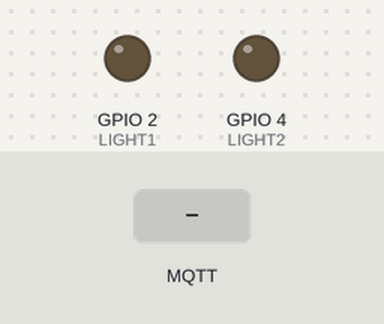
A sketch run on a simulated ESP32. Shown: output pins drawn as LEDs (lit = HIGH). Inputs (shaded band) come from the test bench. WiFi joins after 1.5 s; servers stay silent unless stated; random numbers use the default seed unless the sketch sets one; no MQTT or app messages arrive unless stated; what the sketch prints to the serial monitor is not drawn.

Above: at 2.7 s.
2.8 s: MQTT message "ON" arrives on the first subscribed topic
At 3.9 s:
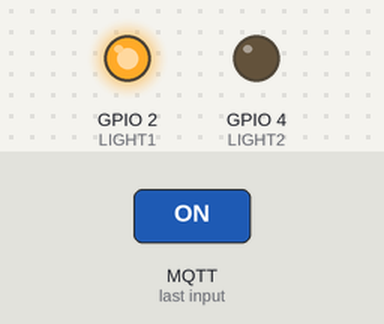
4.3 s: MQTT message "ON" arrives on the second subscribed topic
At 5.0 s:
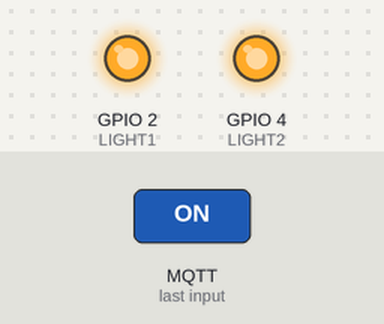
5.8 s: MQTT message "OFF" arrives on the first subscribed topic
At 6.2 s:
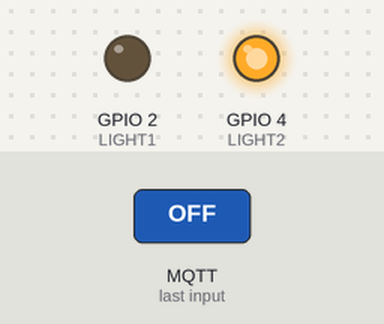
7.3 s: MQTT message "OFF" arrives on the second subscribed topic
At 8.5 s:
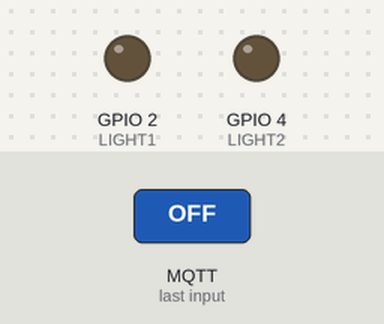
Timing chart, 0 to 9.8 s (numbered marks = the images above; inputs shaded):
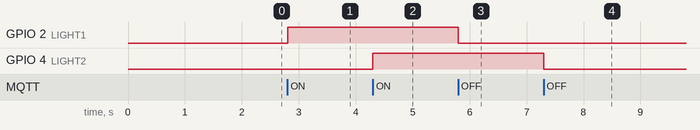

Measured:
- after the input at 2.8 s, GPIO 2 (LIGHT1): LOW → HIGH at once
- after the input at 4.3 s, GPIO 4 (LIGHT2): LOW → HIGH at once
- after the input at 5.8 s, GPIO 2 (LIGHT1): HIGH → LOW at once
- after the input at 7.3 s, GPIO 4 (LIGHT2): HIGH → LOW at once

The sketch:

smart_home_esp32.ino
```cpp
/*
 * =========================================================
 *  Smart Home — ESP32 MQTT Firmware
 * =========================================================
 *
 *  Controls two classroom lights via MQTT.
 *
 *  Subscribes to:
 *    - smart_home/light1   (payload: ON / OFF)
 *    - smart_home/light2   (payload: ON / OFF)
 *
 *  Publishes state feedback to:
 *    - smart_home/light1/state
 *    - smart_home/light2/state
 *
 *  Broker : broker.hivemq.com (public, port 1883)
 *
 *  Board  : ESP32 DevKit
 *  Libs   : WiFi.h, PubSubClient.h
 *
 *  ⚠  Replace ssid / password with your own credentials.
 * =========================================================
 */

#include <WiFi.h>
#include <PubSubClient.h>

// =============================
// GPIO PINS
// =============================

#define LIGHT1 2
#define LIGHT2 4


// =============================
// WIFI
// =============================

const char* ssid = "username";
const char* password = "Pass";


// =============================
// MQTT
// =============================

const char* mqtt_server = "broker.hivemq.com";

WiFiClient espClient;
PubSubClient client(espClient);


// =============================
// MQTT CALLBACK
// =============================

void callback(char* topic, byte* message, unsigned int length) {

  String msg = "";

  for (int i = 0; i < length; i++) {
    msg += (char)message[i];
  }

  Serial.print("Topic: ");
  Serial.println(topic);

  Serial.print("Message: ");
  Serial.println(msg);


  // LIGHT 1

  if (String(topic) == "smart_home/light1") {

    if (msg == "ON") {

      digitalWrite(LIGHT1, HIGH);

      client.publish(
        "smart_home/light1/state",
        "ON"
      );

      Serial.println("LIGHT 1 ON");
    }

    else if (msg == "OFF") {

      digitalWrite(LIGHT1, LOW);

      client.publish(
        "smart_home/light1/state",
        "OFF"
      );

      Serial.println("LIGHT 1 OFF");
    }
  }


  // LIGHT 2

  if (String(topic) == "smart_home/light2") {

    if (msg == "ON") {

      digitalWrite(LIGHT2, HIGH);

      client.publish(
        "smart_home/light2/state",
        "ON"
      );

      Serial.println("LIGHT 2 ON");
    }

    else if (msg == "OFF") {

      digitalWrite(LIGHT2, LOW);

      client.publish(
        "smart_home/light2/state",
        "OFF"
      );

      Serial.println("LIGHT 2 OFF");
    }
  }
}


// =============================
// MQTT RECONNECT
// =============================

void reconnect() {

  while (!client.connected()) {

    Serial.print("Connecting to MQTT...");

    String clientId = "PhysicalESP32-";

    clientId += String(random(0xffff), HEX);


    if (client.connect(clientId.c_str())) {

      Serial.println("connected!");

      // Subscribe to commands

      client.subscribe("smart_home/light1");
      client.subscribe("smart_home/light2");

    }

    else {

      Serial.print("failed, rc=");
      Serial.println(client.state());

      delay(5000);
    }
  }
}


// =============================
// SETUP
// =============================

void setup() {

  Serial.begin(115200);


  // LEDs

  pinMode(LIGHT1, OUTPUT);
  pinMode(LIGHT2, OUTPUT);

  digitalWrite(LIGHT1, LOW);
  digitalWrite(LIGHT2, LOW);


  // =============================
  // CONNECT WIFI
  // =============================

  Serial.println();

  Serial.print("Connecting to WiFi: ");
  Serial.println(ssid);

  WiFi.begin(ssid, password);

  while (WiFi.status() != WL_CONNECTED) {

    delay(500);

    Serial.print(".");
  }

  Serial.println();

  Serial.println("WiFi connected!");

  Serial.print("ESP32 IP address: ");
  Serial.println(WiFi.localIP());


  // =============================
  // MQTT
  // =============================

  client.setServer(mqtt_server, 1883);

  client.setCallback(callback);

}


// =============================
// LOOP
// =============================

void loop() {

  if (!client.connected()) {

    reconnect();
  }

  client.loop();
}
```
